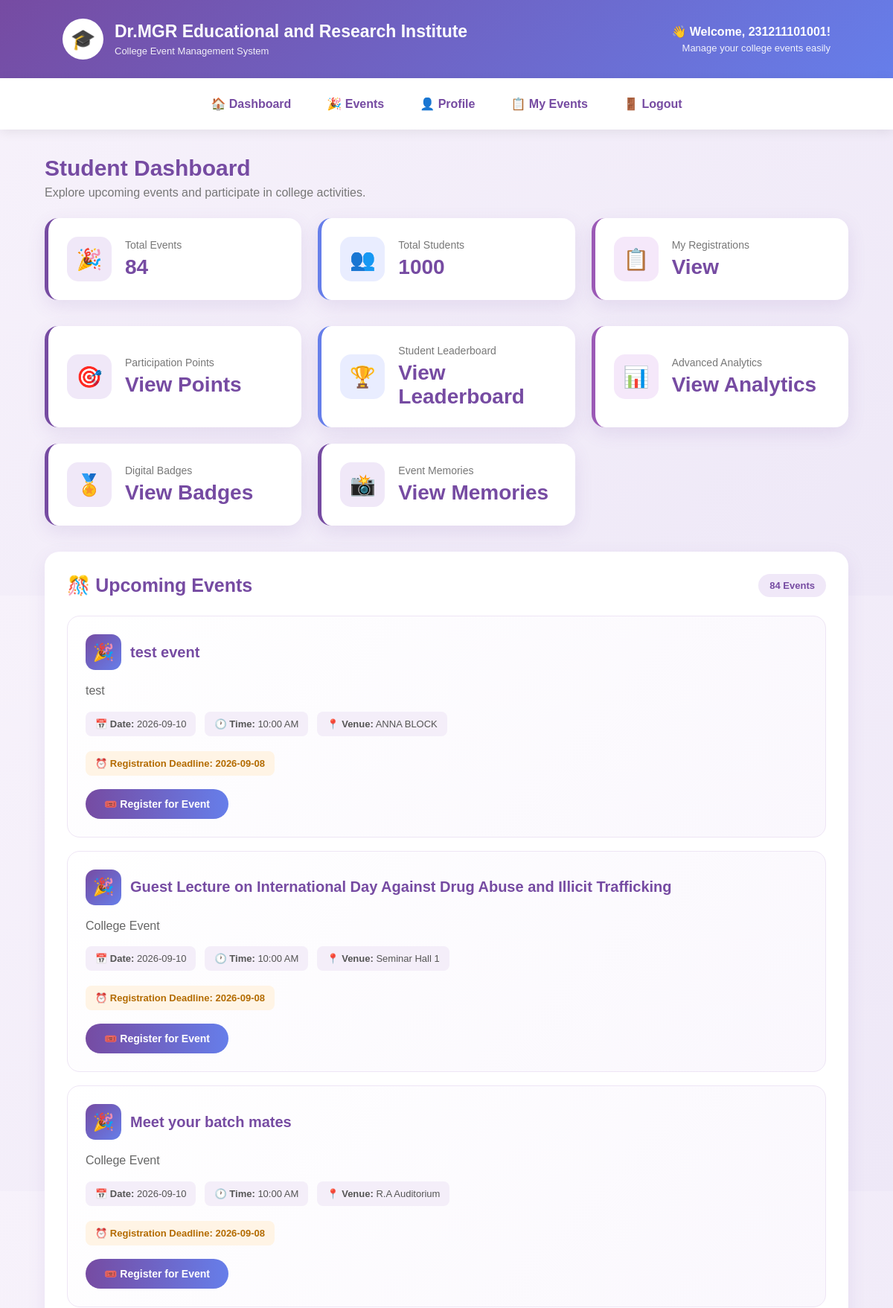
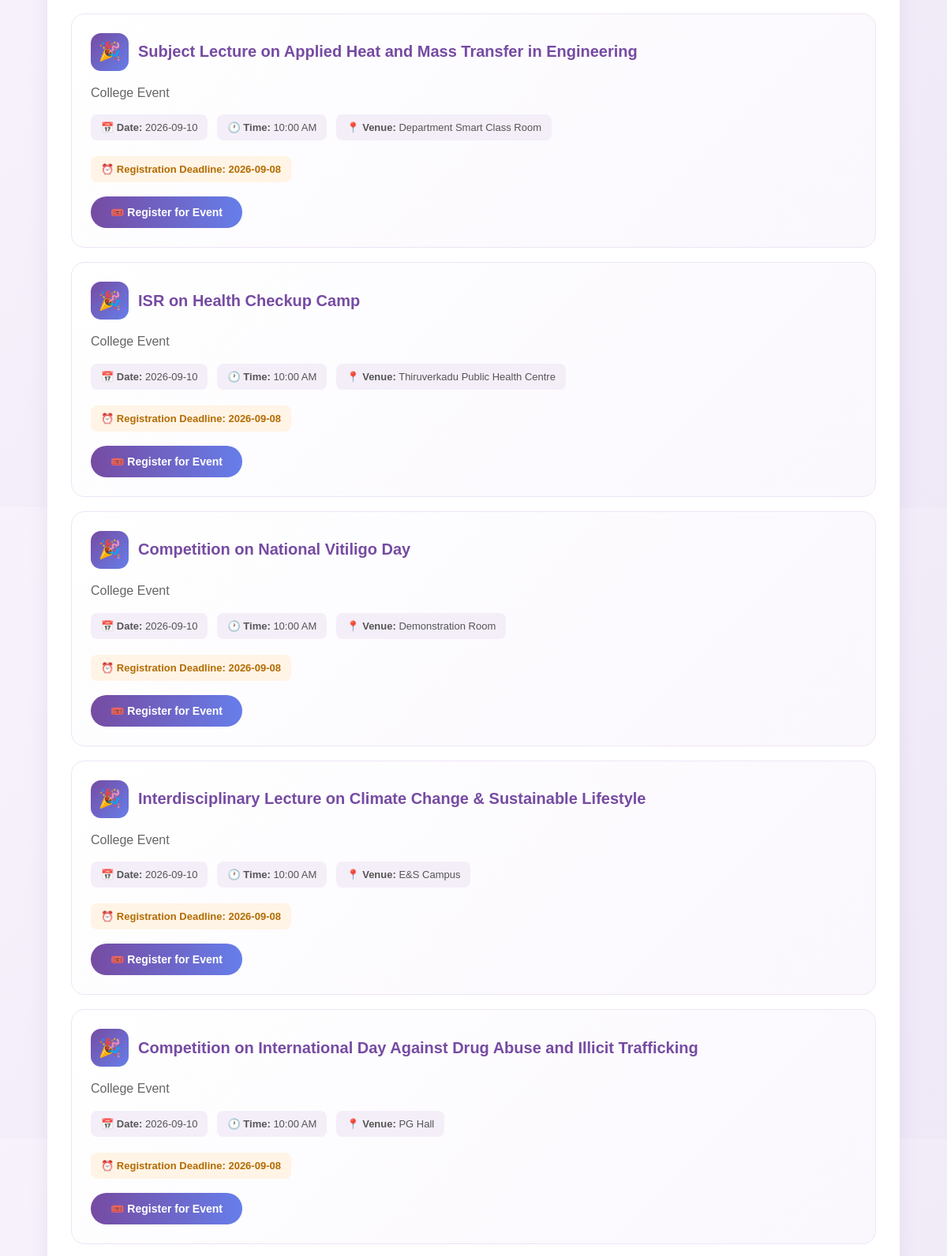
Page /dashboard (signed in, upper part) on the committed database (2 pictures, top to bottom).
### tables this page shows
CREATE TABLE students (
            id INTEGER PRIMARY KEY AUTOINCREMENT,
            registration_no TEXT UNIQUE,
            name TEXT NOT NULL,
            email TEXT UNIQUE NOT NULL,
            department TEXT
        );

CREATE TABLE events (
            id INTEGER PRIMARY KEY AUTOINCREMENT,
            name TEXT NOT NULL,
            date TEXT NOT NULL,
            time TEXT NOT NULL,
            venue TEXT NOT NULL,
            description TEXT,
            registration_deadline TEXT,
            registration_open INTEGER DEFAULT 1
        , capacity INTEGER DEFAULT 100);

### app.py (the view)
@app.route("/")
@app.route("/dashboard")
def dashboard():
    if "student_id" not in session:
        return redirect("/login")
    conn = get_db()
    events = conn.execute(
        "SELECT * FROM events ORDER BY date"
    ).fetchall()
    student = conn.execute(
        "SELECT * FROM students WHERE id = ?",
        (session["student_id"],)
    ).fetchone()
    conn.close()
    return render_template(
        "dashboard.html",
        events=events,
        student=student
    )

### app.py (called while the page is built)
def get_db():
    conn = sqlite3.connect(DATABASE)
    conn.row_factory = sqlite3.Row
    return conn

### templates/dashboard.html (shortened to what this page needs)
<!DOCTYPE html>
<html lang="en">
<head>
</head>
<body>
<header>
    <div class="college">
        <div class="college-icon">
            🎓
        </div>
        <div>
            <h1>
                Dr.MGR Educational and Research Institute
            </h1>
            <p>
                College Event Management System
            </p>
        </div>
    </div>
    <div class="welcome">
        <h3>
            👋 Welcome,
            {{ student['registration_no'] }}!
        </h3>
        <p>
            Manage your college events easily
        </p>
    </div>
</header>
<nav>
    <a href="{{ url_for('dashboard') }}">
        🏠 Dashboard
    </a>
    <a href="{{ url_for('events') }}">
        🎉 Events
    </a>
    <a href="{{ url_for('profile') }}">
        👤 Profile
    </a>
    <a href="{{ url_for('my_events') }}">
        📋 My Events
    </a>
    <a href="{{ url_for('logout') }}">
        🚪 Logout
    </a>
</nav>
<div class="container">
    <div class="page-title">
        <h2>
            Student Dashboard
        </h2>
        <p>
            Explore upcoming events and participate in college activities.
        </p>
    </div>
    <div class="stats">
        <div class="card">
            <div class="card-icon">
                🎉
            </div>
            <div>
                <p>
                    Total Events
                </p>
                <h2>
                    {{ events|length }}
                </h2>
            </div>
        </div>
        <div class="card">
            <div class="card-icon">
                👥
            </div>
            <div>
                <p>
                    Total Students
                </p>
                <h2>
                    1000
                </h2>
            </div>
        </div>
        <div class="card">
            <div class="card-icon">
                📋
            </div>
            <div>
                <p>
                    My Registrations
                </p>
                <h2>
                    <a href="{{ url_for('my_events') }}">
                        View
                    </a>
                </h2>
            </div>
        </div>
    </div>
    <div class="feature-grid">
        <div class="card">
            <div class="card-icon">
                🎯
            </div>
            <div>
                <p>
                    Participation Points
                </p>
                <h2>
                    <a href="{{ url_for('participation_points') }}">
                        View Points
                    </a>
                </h2>
            </div>
        </div>
        <div class="card">
            <div class="card-icon">
                🏆
            </div>
            <div>
                <p>
                    Student Leaderboard
                </p>
                <h2>
                    <a href="{{ url_for('leaderboard') }}">
                        View Leaderboard
                    </a>
                </h2>
            </div>
        </div>
        <div class="card">
            <div class="card-icon">
                📊
            </div>
            <div>
                <p>
                    Advanced Analytics
                </p>
                <h2>
                    <a href="{{ url_for('analytics') }}">
                        View Analytics
                    </a>
                </h2>
            </div>
        </div>
        <div class="card">
            <div class="card-icon">
                🏅
            </div>
            <div>
                <p>
                    Digital Badges
                </p>
                <h2>
                    <a href="{{ url_for('badges') }}">
                        View Badges
                    </a>
                </h2>
            </div>
        </div>
        <div class="card">
            <div class="card-icon">
                📸
            </div>
            <div>
                <p>
                    Event Memories
                </p>
                <h2>
                    <a href="{{ url_for('event_memories') }}">
                        View Memories
                    </a>
                </h2>
            </div>
        </div>
    </div>
    <div class="events">
        <div class="events-heading">
            <h2>
                🎊 Upcoming Events
            </h2>
            <span>
                {{ events|length }} Events
            </span>
        </div>
        {% if events %}
            {% for event in events %}
                <div class="event">
                    <div class="event-header">
                        <div class="event-title">
                            <div class="event-icon">
                                🎉
                            </div>
                            <h3>
                                {{ event['name'] }}
                            </h3>
                        </div>
                    </div>
                    {% if event['description'] %}
                        <p class="event-description">
                            {{ event['description'] }}
                        </p>
                    {% endif %}
                    <div class="details">
                        {% if event['date'] %}
                            <div class="detail">
                                📅 <strong>Date:</strong>
                                {{ event['date'] }}
                            </div>
                        {% endif %}
                        {% if event['time'] %}
                            <div class="detail">
                                🕐 <strong>Time:</strong>
                                {{ event['time'] }}
                            </div>
                        {% endif %}
                        {% if event['venue'] %}
                            <div class="detail">
                                📍 <strong>Venue:</strong>
                                {{ event['venue'] }}
                            </div>
                        {% endif %}
                    </div>
                    {% if event['registration_deadline'] %}
                        <div class="deadline">
                            ⏰ Registration Deadline:
                            {{ event['registration_deadline'] }}
                        </div>
                    {% endif %}
                    <form
                        method="POST"
                        action="{{ url_for('register') }}"
                        class="register-form"
                    >
                        <button
                            type="submit"
                            class="btn"
                        >
                            🎟️ Register for Event
                        </button>
                    </form>
                </div>
            {% endfor %}
        {% endif %}
    </div>
</div>
</body>
</html>

### templates/dashboard.html (style rules this page uses)
* { box-sizing: border-box; margin: 0; padding: 0; font-family: Arial, sans-serif; }
body { min-height: 100vh; background: linear-gradient(135deg, #f7f2fb, #eee8f7); color: #333; }
header { background: linear-gradient(135deg, #764ba2, #667eea); color: white; padding: 25px 7%; display: flex; justify-content: space-between; align-items: center; box-shadow: 0 5px 20px rgba(118,75,162,0.25); }
.college { display: flex; align-items: center; gap: 15px; }
.college-icon { width: 55px; height: 55px; background: white; color: #764ba2; border-radius: 50%; display: flex; align-items: center; justify-content: center; font-size: 27px; }
.college h1 { font-size: 23px; margin-bottom: 5px; }
.college p { font-size: 13px; opacity: 0.9; }
.welcome { text-align: right; }
.welcome h3 { font-size: 16px; }
.welcome p { font-size: 13px; margin-top: 5px; opacity: 0.9; }
nav { background: white; padding: 15px 7%; display: flex; justify-content: center; gap: 12px; box-shadow: 0 3px 15px rgba(0,0,0,0.08); flex-wrap: wrap; }
nav a { text-decoration: none; color: #764ba2; font-weight: bold; padding: 10px 18px; border-radius: 25px; transition: 0.3s; }
.container { width: 90%; max-width: 1150px; margin: 35px auto; }
.page-title { margin-bottom: 25px; }
.page-title h2 { color: #764ba2; font-size: 30px; margin-bottom: 7px; }
.page-title p { color: #777; }
.stats { display: grid; grid-template-columns: repeat(3, 1fr); gap: 22px; margin-bottom: 35px; }
.card { background: white; padding: 25px; border-radius: 18px; display: flex; align-items: center; gap: 18px; box-shadow: 0 8px 25px rgba(118,75,162,0.12); border-left: 5px solid #764ba2; transition: 0.3s; }
.card-icon { width: 60px; height: 60px; border-radius: 15px; background: #f0e8f8; color: #764ba2; display: flex; align-items: center; justify-content: center; font-size: 28px; flex-shrink: 0; }
.card:nth-child(2) { border-left-color: #667eea; }
.card:nth-child(2) .card-icon { background: #e9edff; color: #667eea; }
.card:nth-child(3) { border-left-color: #9b59b6; }
.card:nth-child(3) .card-icon { background: #f5e8fa; color: #9b59b6; }
.card p { color: #777; font-size: 14px; margin-bottom: 6px; }
.card h2 { color: #764ba2; font-size: 28px; }
.card h2 a { text-decoration: none; color: #764ba2; }
.feature-grid { display: grid; grid-template-columns: repeat(3, 1fr); gap: 22px; margin-bottom: 35px; }
.feature-grid .card { margin-bottom: 0; }
.events { background: white; padding: 30px; border-radius: 20px; box-shadow: 0 8px 25px rgba(118,75,162,0.10); }
.events-heading { display: flex; justify-content: space-between; align-items: center; margin-bottom: 25px; }
.events-heading h2 { color: #764ba2; font-size: 25px; }
.events-heading span { background: #f0e8f8; color: #764ba2; padding: 8px 15px; border-radius: 20px; font-size: 13px; font-weight: bold; }
.event { background: linear-gradient(135deg, #ffffff, #faf7fd); border: 1px solid #eee5f5; border-radius: 17px; padding: 24px; margin-bottom: 18px; position: relative; transition: 0.3s; }
.event-header { display: flex; justify-content: space-between; align-items: flex-start; gap: 15px; }
.event-title { display: flex; align-items: center; gap: 12px; }
.event-icon { width: 48px; height: 48px; border-radius: 13px; background: linear-gradient(135deg, #764ba2, #667eea); color: white; display: flex; align-items: center; justify-content: center; font-size: 23px; }
.event h3 { color: #764ba2; font-size: 20px; }
.event-description { color: #666; margin: 15px 0; line-height: 1.6; }
.details { display: flex; flex-wrap: wrap; gap: 12px; margin: 15px 0; }
.detail { background: #f4eef9; color: #555; padding: 9px 13px; border-radius: 8px; font-size: 13px; }
.deadline { display: inline-block; background: #fff4e5; color: #b36b00; padding: 9px 13px; border-radius: 8px; font-size: 13px; font-weight: bold; margin-top: 5px; }
.register-form { margin-top: 18px; }
.btn { border: none; cursor: pointer; background: linear-gradient(90deg, #764ba2, #667eea); color: white; padding: 12px 25px; border-radius: 25px; font-size: 14px; font-weight: bold; transition: 0.3s; }

### rows in the picture
students: registration_no "231211101001"
events: name "test event", description "test", date "2026-09-10", time "10:00 AM", venue "ANNA BLOCK", registration_deadline "2026-09-08"
events: name "Guest Lecture on International Day Against Drug Abuse and Illicit Trafficking", description "College Event", date "2026-09-10", time "10:00 AM", venue "Seminar Hall 1", registration_deadline "2026-09-08"
events: name "Meet your batch mates", description "College Event", date "2026-09-10", time "10:00 AM", venue "R.A Auditorium", registration_deadline "2026-09-08"
events: name "Subject Lecture on Applied Heat and Mass Transfer in Engineering", description "College Event", date "2026-09-10", time "10:00 AM", venue "Department Smart Class Room", registration_deadline "2026-09-08"
events: name "ISR on Health Checkup Camp", description "College Event", date "2026-09-10", time "10:00 AM", venue "Thiruverkadu Public Health Centre", registration_deadline "2026-09-08"
events: name "Competition on National Vitiligo Day", description "College Event", date "2026-09-10", time "10:00 AM", venue "Demonstration Room", registration_deadline "2026-09-08"
events: name "Interdisciplinary Lecture on Climate Change & Sustainable Lifestyle", description "College Event", date "2026-09-10", time "10:00 AM", venue "E&S Campus", registration_deadline "2026-09-08"
events: name "Competition on International Day Against Drug Abuse and Illicit Trafficking", description "College Event", date "2026-09-10", time "10:00 AM", venue "PG Hall", registration_deadline "2026-09-08"

### other values in the picture
{{ events|length }} "84"
